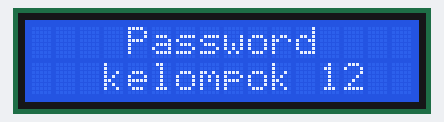
This sketch was run on a simulated Arduino Uno, built with avr-gcc and run on an emulated ATmega328P. Shown: 16×2 character LCD.

Above: at 0.1 s.
At 5.2 s:
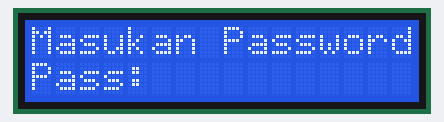

The sketch:

liquid-crystal-esp8266.ino
```cpp
#include <LiquidCrystal_I2C.h>

byte currentLength = 0;

LiquidCrystal_I2C lcd(0x27, 16, 2);

void setup(){
Serial.begin(9600);
  lcd.init();
  lcd.backlight();
  lcd.setCursor(4, 0);
  lcd.print("Password");
  lcd.setCursor(3, 1);
  lcd.print("kelompok 12");
  delay(5000);
  lcd.clear();
}

void loop(){
  lcd.setCursor(0, 0);
  lcd.print("Masukan Password");
  lcd.setCursor(0,1);
  lcd.print("Pass: ");
}
```
